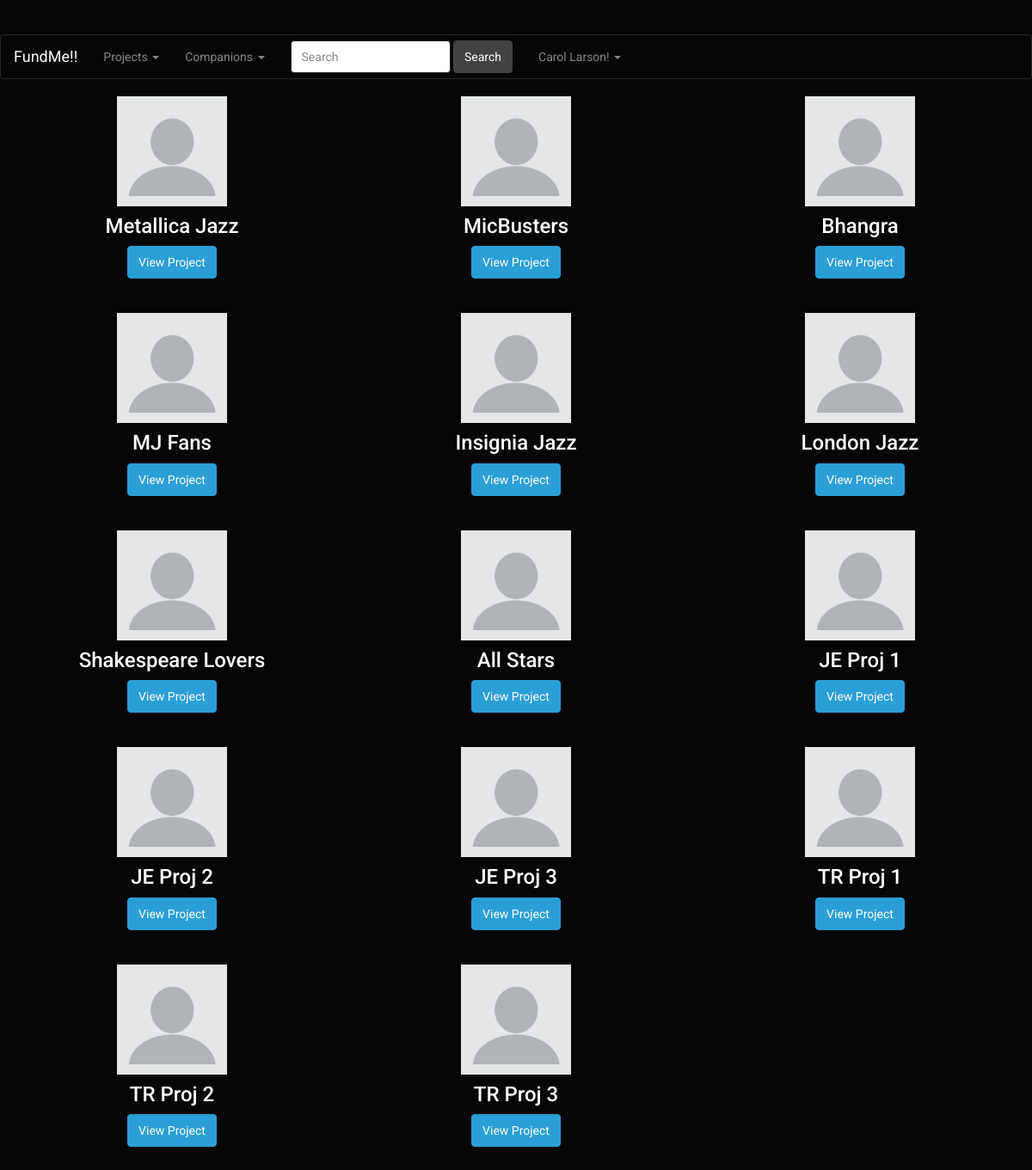
Page /getAllProjects.php (signed in) on the committed database.
### tables this page shows
CREATE TABLE `USER` (
  `EMAIL_ID` VARCHAR(45) NOT NULL,
  `PASSWORD` VARCHAR(45) NOT NULL,
  `FIRST_NAME` VARCHAR(45) NOT NULL,
  `LAST_NAME` VARCHAR(45) NOT NULL,
  `ADDRESS_LINE_1` VARCHAR(100) NOT NULL,
  `ADDRESS_LINE_2` VARCHAR(100) NULL,
  `CITY` VARCHAR(45) NOT NULL,
  `STATE` VARCHAR(45) NOT NULL,
  `COUNTRY` VARCHAR(45) NOT NULL,
  `ZIPCODE` INT(11) NOT NULL,
  `PHONE` VARCHAR(10) NOT NULL,
  `INTEREST` VARCHAR(45) DEFAULT NULL,
  `PHOTO` BLOB,
  PRIMARY KEY (`EMAIL_ID`)
);

CREATE TABLE `PROJECT`(
 `PROJECT_ID` INT(11) NOT NULL AUTO_INCREMENT,
 `PROJECT_TITLE` VARCHAR(45) NOT NULL UNIQUE,
 `DESCRIPTION` VARCHAR(200) NOT NULL ,
 `DATE_TIME_CREATED` DATETIME NOT NULL ,
 `START_DATE` DATE NOT NULL ,
 `COMPLETION_DATE` DATE NULL,
 `PLANNED_COMPLETION_DATE` DATE NOT NULL ,
 `PHOTO` BLOB NULL,
 `VIDEO` VARCHAR(100) NULL,
 `STATUS` enum('FAILED','CAMPAIGNING', 'STARTED','COMPLETED') NOT NULL DEFAULT 'CAMPAIGNING',
 PRIMARY KEY (`PROJECT_ID`)
);

### getAllProjects.php (the view, shortened to what this page needs)
<html lang="en">
<head>
    <link href="css/bootstrap.min.css" rel="stylesheet">
    <link rel="stylesheet" href="https://maxcdn.bootstrapcdn.com/bootstrap/3.3.7/css/bootstrap.min.css"
>
</head>
<body>
<?php require 'dbconn.php';
require 'navbar.php';
?>
<?php
$get_all_projects_query = "SELECT PROJECT.PROJECT_ID,PROJECT.PROJECT_TITLE,PROJECT.DESCRIPTION,PROJECT.PHOTO from PROJECT;";
$get_all_projects_result = $conn->query($get_all_projects_query);
if ($get_all_projects_result->num_rows === 0) {
    echo "<br>No Recipes Exists in the Database ";
} else {
    while ($row = $get_all_projects_result->fetch_assoc()) { ?>
        <center>
        <div class="col-sm-4">
            <div class="card">
                <?php
                if (is_null($row['PHOTO'])){?>
                    <img src='img/blank.png' alt='Project Pic' title='Project Pic'
                         style="width:128px;height:128px">
                    <?php
                }else{?>
                    <img alt='Project Pic' title='Project Pic'
                         style="width:128px;height:128px">
                    <?php
                }?>
                <div class="card-block">
                    <h4 class="card-title"><?php echo $row['PROJECT_TITLE'] ;?></h4>
                    <a href="viewProject.php?project_id=<?php echo $row['PROJECT_ID'] ;?>" class="btn btn-primary">View
                        Project</a>
                </div>
                <br><br>
            </div>
        </div>
        </center>
        <?php
    }
}
?>
</body>
</html>

### navbar.php (shortened to what this page needs)
<?php
require 'dbconn.php';
?>
<nav class="navbar navbar-default">
    <div class="container-fluid">
        <div class="navbar-header">
            <a class="navbar-brand" href="homepage.php">FundMe!!</a>
        </div>
        <div class="collapse navbar-collapse" id="bs-example-navbar-collapse-1">
            <ul class="nav navbar-nav">
                <li class="dropdown">
                    <a href="#" class="dropdown-toggle" data-toggle="dropdown" role="button" aria-expanded="false">Projects
                        <span class="caret"></span></a>
                </li>
                <li class="dropdown">
                    <a href="#" class="dropdown-toggle" data-toggle="dropdown" role="button" aria-expanded="false">Companions
                        <span class="caret"></span></a>
                </li>
                <li>
                    <form class="navbar-form navbar-left" role="search" method="POST" action="search.php">
                        <div class="form-group">
                            <input type="text" class="form-control" placeholder="Search" name="keyword">
                        </div>
                        <button type="submit" class="btn btn-default">Search</button>
                    </form>
                </li>
                <li class="dropdown">
                    <a href="#" class="dropdown-toggle" data-toggle="dropdown" role="button" aria-expanded="false">
                        <?php
                        if (isset($_SESSION['email'])) {
                            $sql_getname = "select first_name,last_name from user where email_id='" . $_SESSION['email'] . "'";
                            $result_getname = $conn->query($sql_getname);
                            $row_getname = $result_getname->fetch_assoc();
                            echo $row_getname['first_name'] . " " . $row_getname['last_name'] . "!";
                        } else {
                        }
                        ?>
                        <span class="caret"></span></a>
                </li>
            </ul>
        </div>
    </div>
</nav>

### rows in the picture
user: FIRST_NAME "Carol", LAST_NAME "Larson"
project: PROJECT_TITLE "Metallica Jazz"
project: PROJECT_TITLE "MicBusters"
project: PROJECT_TITLE "Bhangra"
project: PROJECT_TITLE "MJ Fans"
project: PROJECT_TITLE "Insignia Jazz"
project: PROJECT_TITLE "London Jazz"
project: PROJECT_TITLE "Shakespeare Lovers"
project: PROJECT_TITLE "All Stars"
project: PROJECT_TITLE "JE Proj 1"
project: PROJECT_TITLE "JE Proj 2"
project: PROJECT_TITLE "JE Proj 3"
project: PROJECT_TITLE "TR Proj 1"
project: PROJECT_TITLE "TR Proj 2"
project: PROJECT_TITLE "TR Proj 3"
